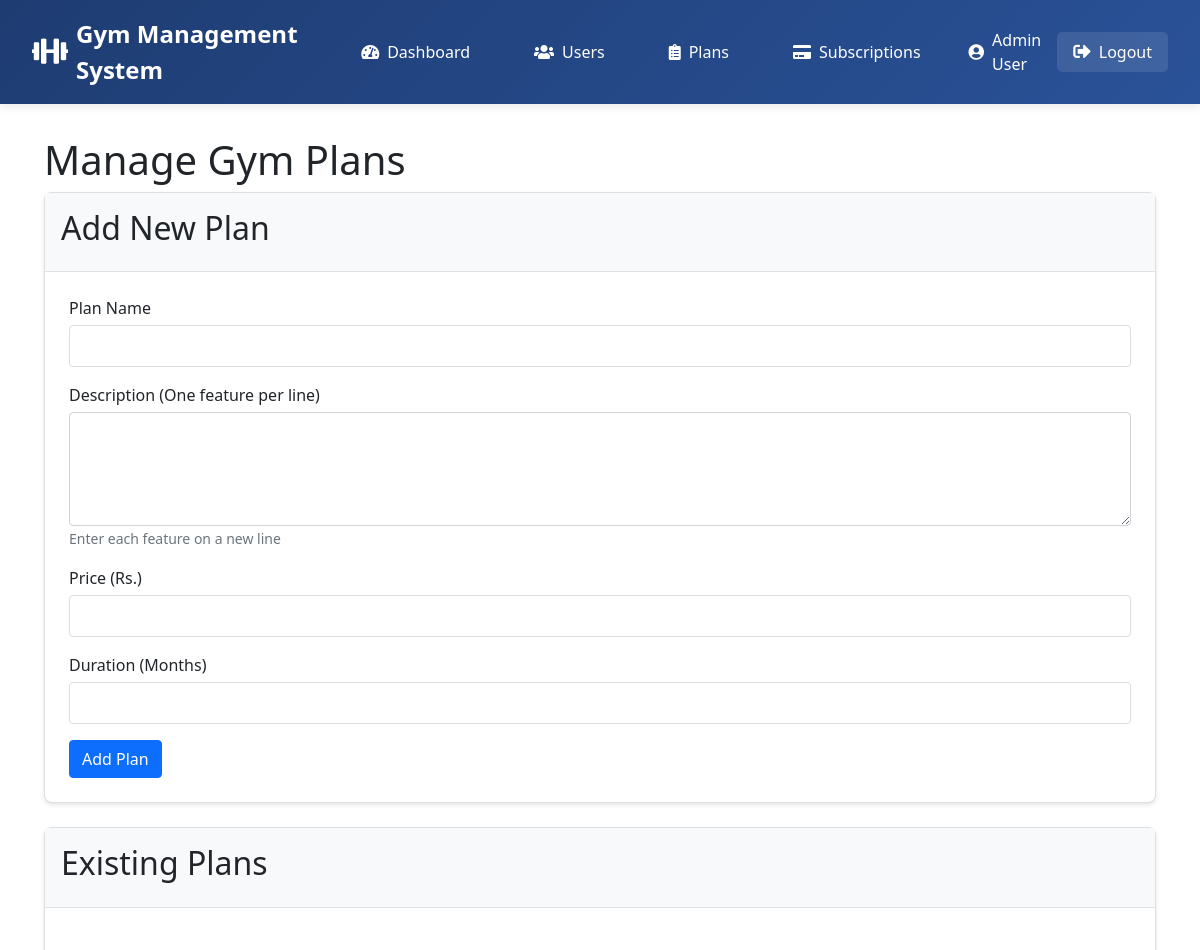
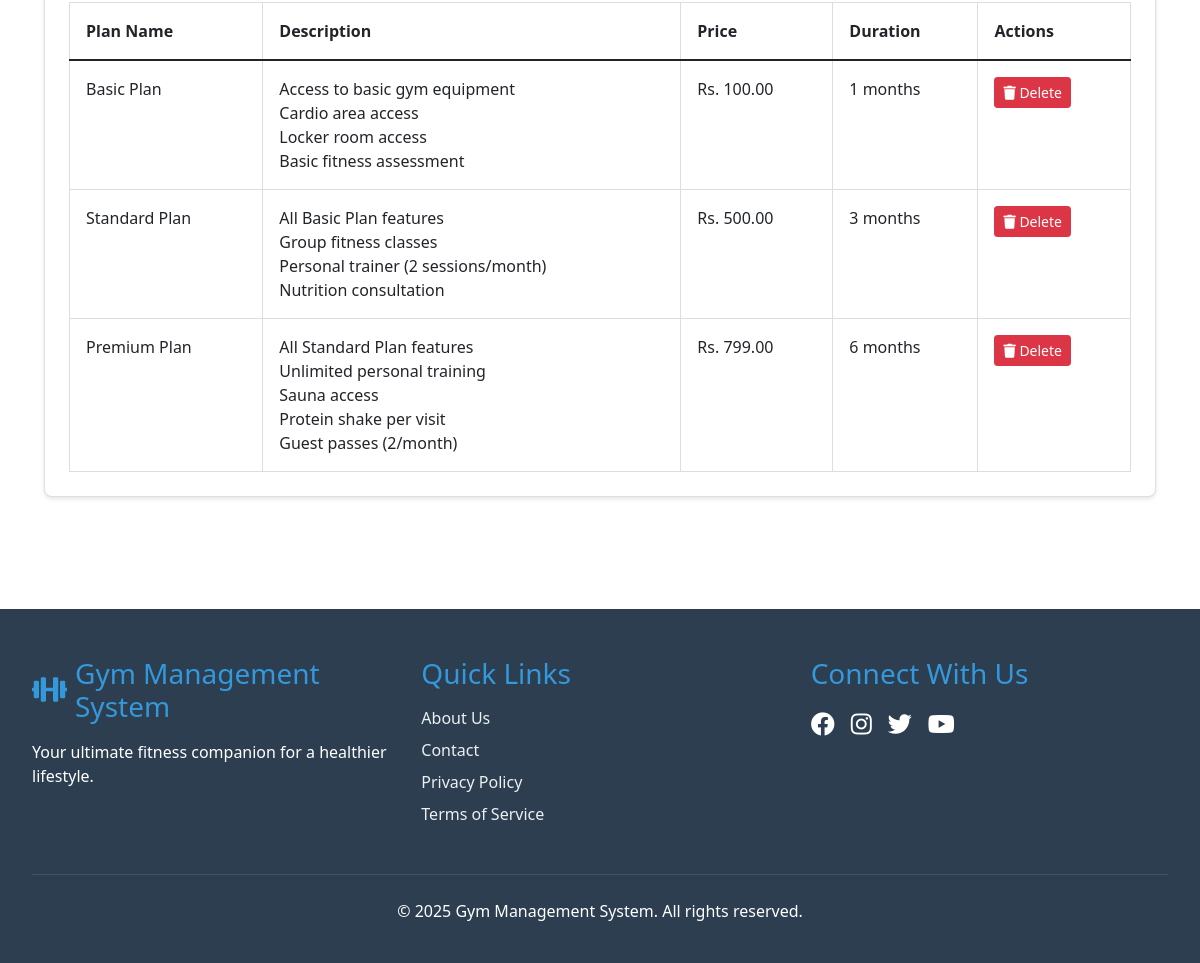
The page /admin/manage_plans.php (signed in) on the database its author committed (2 pictures, top to bottom).
### tables this page shows
CREATE TABLE IF NOT EXISTS gym_plans (
    plan_id INT AUTO_INCREMENT PRIMARY KEY,
    plan_name VARCHAR(100) NOT NULL,
    plan_description TEXT,
    plan_price DECIMAL(10, 2) NOT NULL,
    plan_duration INT NOT NULL  
);

### admin/manage_plans.php (the view, shortened to what this page needs)
<?php
require_once '../includes/header.php';
$sql = "SELECT * FROM gym_plans ORDER BY plan_price ASC";
$result = mysqli_query($con, $sql);
?>
<div class="container">
    <h1>Manage Gym Plans</h1>
    <div class="card mb-4">
        <div class="card-header">
            <h2>Add New Plan</h2>
        </div>
        <div class="card-body">
            <form method="POST">
                <div class="form-group">
                    <label for="plan_name">Plan Name</label>
                    <input type="text" class="form-control" id="plan_name" name="plan_name" required>
                </div>
                <div class="form-group">
                    <label for="description">Description (One feature per line)</label>
                    <textarea class="form-control" id="description" name="description" rows="4" required></textarea>
                    <small class="text-muted">Enter each feature on a new line</small>
                </div>
                <div class="form-group">
                    <label for="price">Price (Rs.)</label>
                    <input type="number" class="form-control" id="price" name="price" min="0" step="0.01" required>
                </div>
                <div class="form-group">
                    <label for="duration">Duration (Months)</label>
                    <input type="number" class="form-control" id="duration" name="duration" min="1" required>
                </div>
                <button type="submit" class="btn btn-primary">Add Plan</button>
            </form>
        </div>
    </div>
    <div class="card">
        <div class="card-header">
            <h2>Existing Plans</h2>
        </div>
        <div class="card-body">
            <table class="table">
                <thead>
                    <tr>
                        <th>Plan Name</th>
                        <th>Description</th>
                        <th>Price</th>
                        <th>Duration</th>
                        <th>Actions</th>
                    </tr>
                </thead>
                <tbody>
                    <?php while ($plan = mysqli_fetch_assoc($result)): ?>
                    <tr>
                        <td><?php echo htmlspecialchars($plan['plan_name']); ?></td>
                        <td>
                            <?php
                            $features = explode("\n", $plan['plan_description']);
                            foreach ($features as $feature) {
                                echo htmlspecialchars(trim($feature)) . "<br>";
                            }
                            ?>
                        </td>
                        <td>Rs. <?php echo number_format($plan['plan_price'], 2); ?></td>
                        <td><?php echo $plan['plan_duration']; ?> months</td>
                        <td>
                            <a href="?delete_id=<?php echo $plan['plan_id']; ?>"
                               class="btn btn-danger btn-sm"
                               onclick="return confirmDelete('Are you sure you want to delete this plan?')">
                                <i class="fas fa-trash"></i> Delete
                            </a>
                        </td>
                    </tr>
                    <?php endwhile; ?>
                </tbody>
            </table>
        </div>
    </div>
</div>
<?php require_once '../includes/footer.php'; ?>

### assets/css/style.css (style rules this page uses)
* { margin: 0; padding: 0; box-sizing: border-box; }
body { font-family: 'Segoe UI', Tahoma, Geneva, Verdana, sans-serif; line-height: 1.6; background-color: #f5f5f5; min-height: 100vh; display: flex; flex-direction: column; }
.form-group { margin-bottom: 15px; }
.form-group label { display: block; margin-bottom: 5px; }
.form-group input { width: 100%; padding: 8px; border: 1px solid #ddd; border-radius: 4px; }
.btn { display: inline-block; padding: 8px 16px; border: none; border-radius: 4px; cursor: pointer; }
.btn-primary { background-color: #007bff; color: white; }
.btn-danger { background-color: #dc3545; color: white; }
.table { width: 100%; border-collapse: collapse; margin-top: 20px; }
.table th, .table td { padding: 12px; border: 1px solid #ddd; text-align: left; }

### admin/manage_plans.php (style rules this page uses)
.card { margin-bottom: 2rem; border-radius: 8px; box-shadow: 0 2px 4px rgba(0,0,0,0.1); }
.card-header { background-color: #f8f9fa; border-bottom: 1px solid #dee2e6; padding: 1rem; }
.card-body { padding: 1.5rem; }
.form-group { margin-bottom: 1rem; }
.form-control { width: 100%; padding: 0.5rem; border: 1px solid #ced4da; border-radius: 4px; }
.table { width: 100%; margin-bottom: 0; }
.table th, .table td { padding: 1rem; vertical-align: top; }
.btn-sm { padding: 0.25rem 0.5rem; font-size: 0.875rem; }

### rows shown on the page
gym_plans: plan_name "Basic Plan", plan_description "Access to basic gym equipment", plan_description "Cardio area access", plan_description "Locker room access", plan_description "Basic fitness assessment", plan_price "100.00", plan_duration "1"
gym_plans: plan_name "Standard Plan", plan_description "All Basic Plan features", plan_description "Group fitness classes", plan_description "Personal trainer (2 sessions/month)", plan_description "Nutrition consultation", plan_price "500.00", plan_duration "3"
gym_plans: plan_name "Premium Plan", plan_description "All Standard Plan features", plan_description "Unlimited personal training", plan_description "Sauna access", plan_description "Protein shake per visit", plan_description "Guest passes (2/month)", plan_price "799.00", plan_duration "6"

### other values the page prints
SITE_NAME "Gym Management System"
$_SESSION['full_name'] "Admin User"
